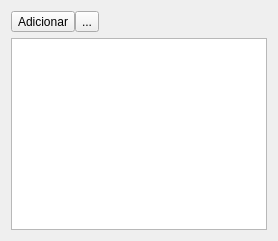
      <widget class="QWidget" name="tabIngridients">
       <attribute name="title">
        <string>Insumos da etapa</string>
       </attribute>
       <layout class="QVBoxLayout" name="verticalLayout_4">
        <item>
         <layout class="QHBoxLayout" name="horizontalLayout_5">
          <property name="spacing">
           <number>0</number>
          </property>
          <property name="sizeConstraint">
           <enum>QLayout::SetNoConstraint</enum>
          </property>
          <property name="topMargin">
           <number>0</number>
          </property>
          <item>
           <widget class="QToolButton" name="btAdd_2">
            <property name="text">
             <string>Adicionar</string>
            </property>
            <property name="icon">
             <iconset>
              <normalon>:/Icons/Icons/add.png</normalon>
             </iconset>
            </property>
           </widget>
          </item>
          <item>
           <widget class="QToolButton" name="btRemove_2">
            <property name="text">
             <string>...</string>
            </property>
            <property name="icon">
             <iconset>
              <normalon>:/Icons/Icons/del.png</normalon>
             </iconset>
            </property>
           </widget>
          </item>
          <item>
           <spacer name="horizontalSpacer_2">
            <property name="orientation">
             <enum>Qt::Horizontal</enum>
            </property>
            <property name="sizeHint" stdset="0">
             <size>
              <width>40</width>
              <height>20</height>
             </size>
            </property>
           </spacer>
          </item>
         </layout>
        </item>
        <item>
         <widget class="QTableView" name="tableView_Ingridients">
          <property name="selectionBehavior">
           <enum>QAbstractItemView::SelectRows</enum>
          </property>
         </widget>
        </item>
       </layout>
      </widget>
